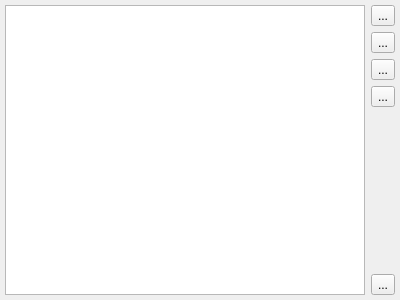
<?xml version="1.0" encoding="UTF-8"?>
<ui version="4.0">
 <class>BrkWidget</class>
 <widget class="QWidget" name="BrkWidget">
  <property name="geometry">
   <rect>
    <x>0</x>
    <y>0</y>
    <width>400</width>
    <height>300</height>
   </rect>
  </property>
  <property name="windowTitle">
   <string>Form</string>
  </property>
  <layout class="QHBoxLayout" name="horizontalLayout">
   <property name="leftMargin">
    <number>5</number>
   </property>
   <property name="topMargin">
    <number>5</number>
   </property>
   <property name="rightMargin">
    <number>5</number>
   </property>
   <property name="bottomMargin">
    <number>5</number>
   </property>
   <item>
    <widget class="xBreakTable" name="bpList">
     <property name="editTriggers">
      <set>QAbstractItemView::NoEditTriggers</set>
     </property>
     <property name="alternatingRowColors">
      <bool>true</bool>
     </property>
     <property name="selectionBehavior">
      <enum>QAbstractItemView::SelectRows</enum>
     </property>
     <property name="showGrid">
      <bool>false</bool>
     </property>
     <property name="sortingEnabled">
      <bool>true</bool>
     </property>
     <attribute name="horizontalHeaderShowSortIndicator" stdset="0">
      <bool>false</bool>
     </attribute>
     <attribute name="horizontalHeaderStretchLastSection">
      <bool>true</bool>
     </attribute>
     <attribute name="verticalHeaderVisible">
      <bool>false</bool>
     </attribute>
     <attribute name="verticalHeaderMinimumSectionSize">
      <number>17</number>
     </attribute>
     <attribute name="verticalHeaderDefaultSectionSize">
      <number>17</number>
     </attribute>
    </widget>
   </item>
   <item>
    <layout class="QVBoxLayout" name="verticalLayout">
     <item>
      <widget class="QToolButton" name="tbAddBrk">
       <property name="text">
        <string>...</string>
       </property>
       <property name="icon">
        <iconset resource="../../xpeccy.qrc">
         <normaloff>:/images/add.png</normaloff>:/images/add.png</iconset>
       </property>
      </widget>
     </item>
     <item>
      <widget class="QToolButton" name="tbEditBrk">
       <property name="text">
        <string>...</string>
       </property>
       <property name="icon">
        <iconset resource="../../xpeccy.qrc">
         <normaloff>:/images/edit.png</normaloff>:/images/edit.png</iconset>
       </property>
      </widget>
     </item>
     <item>
      <widget class="QToolButton" name="tbBrkOpen">
       <property name="text">
        <string>...</string>
       </property>
       <property name="icon">
        <iconset resource="../../xpeccy.qrc">
         <normaloff>:/images/fileopen.png</normaloff>:/images/fileopen.png</iconset>
       </property>
      </widget>
     </item>
     <item>
      <widget class="QToolButton" name="tbBrkSave">
       <property name="text">
        <string>...</string>
       </property>
       <property name="icon">
        <iconset resource="../../xpeccy.qrc">
         <normaloff>:/images/floppy.png</normaloff>:/images/floppy.png</iconset>
       </property>
      </widget>
     </item>
     <item>
      <spacer name="verticalSpacer_2">
       <property name="orientation">
        <enum>Qt::Vertical</enum>
       </property>
       <property name="sizeHint" stdset="0">
        <size>
         <width>20</width>
         <height>40</height>
        </size>
       </property>
      </spacer>
     </item>
     <item>
      <widget class="QToolButton" name="tbDelBrk">
       <property name="text">
        <string>...</string>
       </property>
       <property name="icon">
        <iconset resource="../../xpeccy.qrc">
         <normaloff>:/images/cancel.png</normaloff>:/images/cancel.png</iconset>
       </property>
      </widget>
     </item>
    </layout>
   </item>
  </layout>
  <action name="brkActEdit">
   <property name="text">
    <string>Edit</string>
   </property>
  </action>
  <action name="brkActReset">
   <property name="text">
    <string>Reset counter</string>
   </property>
  </action>
 </widget>
 <customwidgets>
  <customwidget>
   <class>xBreakTable</class>
   <extends>QTableView</extends>
   <header location="global">stdlib.h</header>
  </customwidget>
 </customwidgets>
 <resources>
  <include location="../../xpeccy.qrc"/>
 </resources>
 <connections/>
</ui>
